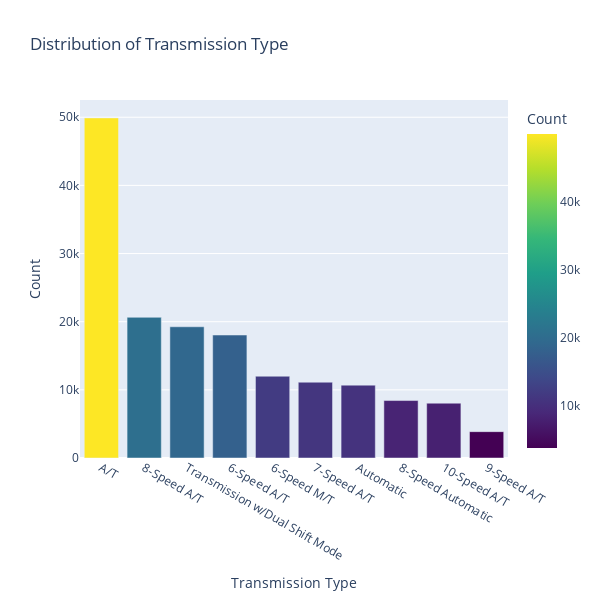

Here is the notebook cell this chart was saved with:
### Code cell
fig = px.bar(transmission_counts, x='transmission', y='count', 
             title='Distribution of Transmission Type',
             labels={'transmission': 'Transmission Type', 'count': 'Count'},
             color='count', 
             color_continuous_scale='Viridis'  
)

fig.update_layout(
    xaxis_title='Transmission Type',
    yaxis_title='Count',
    width=600,  
    height=600,
)

fig.show()

### Figure 1 — Plotly figure (JSON) as saved in the notebook; plotly's stock layout.template omitted (floating-point values rounded to 4 significant figures)
{"data": [{"alignmentgroup": "True", "hovertemplate": "Transmission Type=%{x}<br>Count=%{marker.color}<extra></extra>", "legendgroup": "", "marker": {"color": [49904, 20645, 19255, 18044, 11998, 11124, 10691, 8431, 8044, 3866], "coloraxis": "coloraxis", "pattern": {"shape": ""}}, "name": "", "offsetgroup": "", "orientation": "v", "showlegend": false, "textposition": "auto", "type": "bar", "x": ["A/T", "8-Speed A/T", "Transmission w/Dual Shift Mode", "6-Speed A/T", "6-Speed M/T", "7-Speed A/T", "Automatic", "8-Speed Automatic", "10-Speed A/T", "9-Speed A/T"], "xaxis": "x", "y": [49904, 20645, 19255, 18044, 11998, 11124, 10691, 8431, 8044, 3866], "yaxis": "y"}], "layout": {"barmode": "relative", "coloraxis": {"colorbar": {"title": {"text": "Count"}}, "colorscale": [[0, "#440154"], [0.1111, "#482878"], [0.2222, "#3e4989"], [0.3333, "#31688e"], [0.4444, "#26828e"], [0.5556, "#1f9e89"], [0.6667, "#35b779"], [0.7778, "#6ece58"], [0.8889, "#b5de2b"], [1, "#fde725"]]}, "height": 600, "legend": {"tracegroupgap": 0}, "title": {"text": "Distribution of Transmission Type"}, "width": 600, "xaxis": {"anchor": "y", "domain": [0, 1], "title": {"text": "Transmission Type"}}, "yaxis": {"anchor": "x", "domain": [0, 1], "title": {"text": "Count"}}}}
